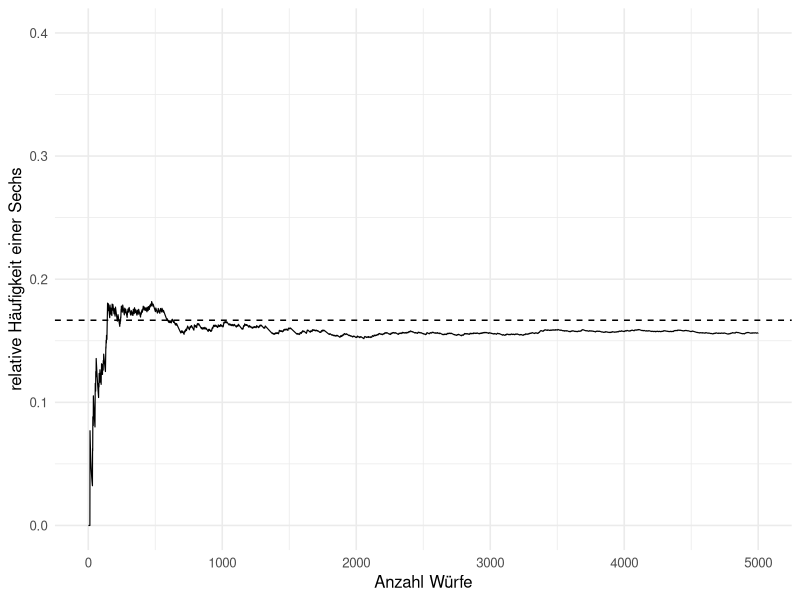

Generate this figure with R:
## ---- chunk 1
#| label: setup-r
#| include: false
library(ggplot2)

theme_set(theme_minimal(base_size = 12))
set.seed(42)
## ---- chunk 2
#| label: kombinatorik-r
n <- 10; k <- 3

n^k                      # mit Zuruecklegen, mit Anordnung
factorial(n) / factorial(n - k)   # ohne Zuruecklegen, mit Anordnung
choose(n, k)             # ohne Zuruecklegen, ohne Anordnung
choose(n + k - 1, k)     # mit Zuruecklegen, ohne Anordnung

# die Herleitung von oben, Schritt fuer Schritt
720 / factorial(3)
## ---- chunk 3
#| label: fig-konvergenz-r
#| fig-cap: "Relative Häufigkeit einer Sechs über 5000 Würfe. Sie pendelt sich auf 1/6 ein, ohne den Wert je fest zu erreichen."
wuerfe <- sample(1:6, 5000, replace = TRUE)
verlauf <- cumsum(wuerfe == 6) / seq_along(wuerfe)

ggplot(data.frame(wurf = seq_along(verlauf), anteil = verlauf),
       aes(wurf, anteil)) +
  geom_line(linewidth = 0.4) +
  geom_hline(yintercept = 1/6, linetype = "dashed") +
  coord_cartesian(ylim = c(0, 0.4)) +
  labs(x = "Anzahl Würfe", y = "relative Häufigkeit einer Sechs")
## ---- chunk 4
#| label: additionssatz-r
p_a  <- 3/6      # 2, 4, 6
p_b  <- 2/6      # 5, 6
p_ab <- 1/6      # nur die 6

p_a + p_b - p_ab           # korrekt
p_a + p_b                  # zu gross, die 6 doppelt gezaehlt

# Gegenprobe durch Abzaehlen
augen <- 1:6
mean(augen %% 2 == 0 | augen > 4)
## ---- chunk 5
#| label: gegenereignis-r
n <- 3
1 - (5/6)^n                       # ueber das Gegenereignis

# Gegenprobe per Simulation
versuche <- matrix(sample(1:6, 3 * 1e5, replace = TRUE), ncol = 3)
mean(apply(versuche, 1, function(z) any(z == 6)))
